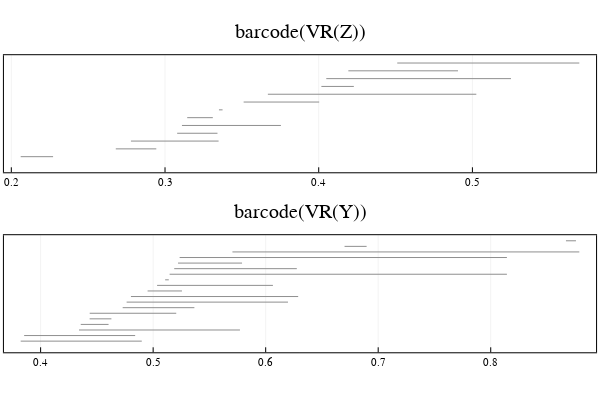

The code cell stored with this chart in its notebook:
### Markdown cell above
# 1. Quick start for extension method comparing two VR barcodes

### Code cell
# generate random point cloud
P = rand(3, 50)

# compute two different distance matrices
D_Z = pairwise(Euclidean(), P, dims = 2)
D_Y = pairwise(Cityblock(), P, dims = 2)

# run Eirene 
C_Z = eirene(D_Z, record = "all")
C_Y = eirene(D_Y, record = "all")

# plot barcodes
barcode_Z = barcode(C_Z, dim = 1)
barcode_Y = barcode(C_Y, dim = 1)
p1 = plot_barcode(barcode_Z, title = "barcode(VR(Z))")
p2 = plot_barcode(barcode_Y, title = "barcode(VR(Y))")
plot(p1, p2, layout = grid(2,1))

### Figure 1 — Plotly figure (JSON) as saved in the notebook; plotly's stock layout.template omitted (floating-point values rounded to 4 significant figures)
{"data": [{"colorbar": {"title": ""}, "hoverinfo": "text", "legendgroup": "y1", "line": {"color": "rgba(143, 143, 143, 1.000)", "dash": "solid", "shape": "linear", "width": 1}, "mode": "lines", "name": "y1", "showlegend": true, "text": ["class 1", "class 1"], "type": "scatter", "x": [0.2061, 0.2272], "xaxis": "x1", "y": [1, 1], "yaxis": "y1", "zmax": null, "zmin": null}, {"colorbar": {"title": ""}, "hoverinfo": "text", "legendgroup": "y2", "line": {"color": "rgba(143, 143, 143, 1.000)", "dash": "solid", "shape": "linear", "width": 1}, "mode": "lines", "name": "y2", "showlegend": true, "text": ["class 4", "class 4"], "type": "scatter", "x": [0.268, 0.2943], "xaxis": "x1", "y": [2, 2], "yaxis": "y1", "zmax": null, "zmin": null}, {"colorbar": {"title": ""}, "hoverinfo": "text", "legendgroup": "y3", "line": {"color": "rgba(143, 143, 143, 1.000)", "dash": "solid", "shape": "linear", "width": 1}, "mode": "lines", "name": "y3", "showlegend": true, "text": ["class 5", "class 5"], "type": "scatter", "x": [0.2778, 0.3349], "xaxis": "x1", "y": [3, 3], "yaxis": "y1", "zmax": null, "zmin": null}, {"colorbar": {"title": ""}, "hoverinfo": "text", "legendgroup": "y4", "line": {"color": "rgba(143, 143, 143, 1.000)", "dash": "solid", "shape": "linear", "width": 1}, "mode": "lines", "name": "y4", "showlegend": true, "text": ["class 6", "class 6"], "type": "scatter", "x": [0.3079, 0.3341], "xaxis": "x1", "y": [4, 4], "yaxis": "y1", "zmax": null, "zmin": null}, {"colorbar": {"title": ""}, "hoverinfo": "text", "legendgroup": "y5", "line": {"color": "rgba(143, 143, 143, 1.000)", "dash": "solid", "shape": "linear", "width": 1}, "mode": "lines", "name": "y5", "showlegend": true, "text": ["class 7", "class 7"], "type": "scatter", "x": [0.311, 0.3754], "xaxis": "x1", "y": [5, 5], "yaxis": "y1", "zmax": null, "zmin": null}, {"colorbar": {"title": ""}, "hoverinfo": "text", "legendgroup": "y6", "line": {"color": "rgba(143, 143, 143, 1.000)", "dash": "solid", "shape": "linear", "width": 1}, "mode": "lines", "name": "y6", "showlegend": true, "text": ["class 2", "class 2"], "type": "scatter", "x": [0.3144, 0.3311], "xaxis": "x1", "y": [6, 6], "yaxis": "y1", "zmax": null, "zmin": null}, {"colorbar": {"title": ""}, "hoverinfo": "text", "legendgroup": "y7", "line": {"color": "rgba(143, 143, 143, 1.000)", "dash": "solid", "shape": "linear", "width": 1}, "mode": "lines", "name": "y7", "showlegend": true, "text": ["class 3", "class 3"], "type": "scatter", "x": [0.3351, 0.3374], "xaxis": "x1", "y": [7, 7], "yaxis": "y1", "zmax": null, "zmin": null}, {"colorbar": {"title": ""}, "hoverinfo": "text", "legendgroup": "y8", "line": {"color": "rgba(143, 143, 143, 1.000)", "dash": "solid", "shape": "linear", "width": 1}, "mode": "lines", "name": "y8", "showlegend": true, "text": ["class 8", "class 8"], "type": "scatter", "x": [0.3511, 0.4003], "xaxis": "x1", "y": [8, 8], "yaxis": "y1", "zmax": null, "zmin": null}, {"colorbar": {"title": ""}, "hoverinfo": "text", "legendgroup": "y9", "line": {"color": "rgba(143, 143, 143, 1.000)", "dash": "solid", "shape": "linear", "width": 1}, "mode": "lines", "name": "y9", "showlegend": true, "text": ["class 12", "class 12"], "type": "scatter", "x": [0.3669, 0.5025], "xaxis": "x1", "y": [9, 9], "yaxis": "y1", "zmax": null, "zmin": null}, {"colorbar": {"title": ""}, "hoverinfo": "text", "legendgroup": "y10", "line": {"color": "rgba(143, 143, 143, 1.000)", "dash": "solid", "shape": "linear", "width": 1}, "mode": "lines", "name": "y10", "showlegend": true, "text": ["class 9", "class 9"], "type": "scatter", "x": [0.4017, 0.4229], "xaxis": "x1", "y": [10, 10], "yaxis": "y1", "zmax": null, "zmin": null}, {"colorbar": {"title": ""}, "hoverinfo": "text", "legendgroup": "y11", "line": {"color": "rgba(143, 143, 143, 1.000)", "dash": "solid", "shape": "linear", "width": 1}, "mode": "lines", "name": "y11", "showlegend": true, "text": ["class 13", "class 13"], "type": "scatter", "x": [0.4049, 0.5251], "xaxis": "x1", "y": [11, 11], "yaxis": "y1", "zmax": null, "zmin": null}, {"colorbar": {"title": ""}, "hoverinfo": "text", "legendgroup": "y12", "line": {"color": "rgba(143, 143, 143, 1.000)", "dash": "solid", "shape": "linear", "width": 1}, "mode": "lines", "name": "y12", "showlegend": true, "text": ["class 10", "class 10"], "type": "scatter", "x": [0.4193, 0.4906], "xaxis": "x1", "y": [12, 12], "yaxis": "y1", "zmax": null, "zmin": null}, {"colorbar": {"title": ""}, "hoverinfo": "text", "legendgroup": "y13", "line": {"color": "rgba(143, 143, 143, 1.000)", "dash": "solid", "shape": "linear", "width": 1}, "mode": "lines", "name": "y13", "showlegend": true, "text": ["class 11", "class 11"], "type": "scatter", "x": [0.4511, 0.5695], "xaxis": "x1", "y": [13, 13], "yaxis": "y1", "zmax": null, "zmin": null}, {"colorbar": {"title": ""}, "hoverinfo": "text", "legendgroup": "y1", "line": {"color": "rgba(143, 143, 143, 1.000)", "dash": "solid", "shape": "linear", "width": 1}, "mode": "lines", "name": "y1", "showlegend": true, "text": ["class 1", "class 1"], "type": "scatter", "x": [0.3823, 0.4899], "xaxis": "x2", "y": [1, 1], "yaxis": "y2", "zmax": null, "zmin": null}, {"colorbar": {"title": ""}, "hoverinfo": "text", "legendgroup": "y2", "line": {"color": "rgba(143, 143, 143, 1.000)", "dash": "solid", "shape": "linear", "width": 1}, "mode": "lines", "name": "y2", "showlegend": true, "text": ["class 8", "class 8"], "type": "scatter", "x": [0.3854, 0.484], "xaxis": "x2", "y": [2, 2], "yaxis": "y2", "zmax": null, "zmin": null}, {"colorbar": {"title": ""}, "hoverinfo": "text", "legendgroup": "y3", "line": {"color": "rgba(143, 143, 143, 1.000)", "dash": "solid", "shape": "linear", "width": 1}, "mode": "lines", "name": "y3", "showlegend": true, "text": ["class 9", "class 9"], "type": "scatter", "x": [0.4341, 0.5771], "xaxis": "x2", "y": [3, 3], "yaxis": "y2", "zmax": null, "zmin": null}, {"colorbar": {"title": ""}, "hoverinfo": "text", "legendgroup": "y4", "line": {"color": "rgba(143, 143, 143, 1.000)", "dash": "solid", "shape": "linear", "width": 1}, "mode": "lines", "name": "y4", "showlegend": true, "text": ["class 10", "class 10"], "type": "scatter", "x": [0.4357, 0.4604], "xaxis": "x2", "y": [4, 4], "yaxis": "y2", "zmax": null, "zmin": null}, {"colorbar": {"title": ""}, "hoverinfo": "text", "legendgroup": "y5", "line": {"color": "rgba(143, 143, 143, 1.000)", "dash": "solid", "shape": "linear", "width": 1}, "mode": "lines", "name": "y5", "showlegend": true, "text": ["class 2", "class 2"], "type": "scatter", "x": [0.4436, 0.4629], "xaxis": "x2", "y": [5, 5], "yaxis": "y2", "zmax": null, "zmin": null}, {"colorbar": {"title": ""}, "hoverinfo": "text", "legendgroup": "y6", "line": {"color": "rgba(143, 143, 143, 1.000)", "dash": "solid", "shape": "linear", "width": 1}, "mode": "lines", "name": "y6", "showlegend": true, "text": ["class 3", "class 3"], "type": "scatter", "x": [0.4436, 0.5205], "xaxis": "x2", "y": [6, 6], "yaxis": "y2", "zmax": null, "zmin": null}, {"colorbar": {"title": ""}, "hoverinfo": "text", "legendgroup": "y7", "line": {"color": "rgba(143, 143, 143, 1.000)", "dash": "solid", "shape": "linear", "width": 1}, "mode": "lines", "name": "y7", "showlegend": true, "text": ["class 18", "class 18"], "type": "scatter", "x": [0.4729, 0.5366], "xaxis": "x2", "y": [7, 7], "yaxis": "y2", "zmax": null, "zmin": null}, {"colorbar": {"title": ""}, "hoverinfo": "text", "legendgroup": "y8", "line": {"color": "rgba(143, 143, 143, 1.000)", "dash": "solid", "shape": "linear", "width": 1}, "mode": "lines", "name": "y8", "showlegend": true, "text": ["class 19", "class 19"], "type": "scatter", "x": [0.4764, 0.6198], "xaxis": "x2", "y": [8, 8], "yaxis": "y2", "zmax": null, "zmin": null}, {"colorbar": {"title": ""}, "hoverinfo": "text", "legendgroup": "y9", "line": {"color": "rgba(143, 143, 143, 1.000)", "dash": "solid", "shape": "linear", "width": 1}, "mode": "lines", "name": "y9", "showlegend": true, "text": ["class 4", "class 4"], "type": "scatter", "x": [0.4803, 0.6289], "xaxis": "x2", "y": [9, 9], "yaxis": "y2", "zmax": null, "zmin": null}, {"colorbar": {"title": ""}, "hoverinfo": "text", "legendgroup": "y10", "line": {"color": "rgba(143, 143, 143, 1.000)", "dash": "solid", "shape": "linear", "width": 1}, "mode": "lines", "name": "y10", "showlegend": true, "text": ["class 11", "class 11"], "type": "scatter", "x": [0.4951, 0.5256], "xaxis": "x2", "y": [10, 10], "yaxis": "y2", "zmax": null, "zmin": null}, {"colorbar": {"title": ""}, "hoverinfo": "text", "legendgroup": "y11", "line": {"color": "rgba(143, 143, 143, 1.000)", "dash": "solid", "shape": "linear", "width": 1}, "mode": "lines", "name": "y11", "showlegend": true, "text": ["class 12", "class 12"], "type": "scatter", "x": [0.5035, 0.6064], "xaxis": "x2", "y": [11, 11], "yaxis": "y2", "zmax": null, "zmin": null}, {"colorbar": {"title": ""}, "hoverinfo": "text", "legendgroup": "y12", "line": {"color": "rgba(143, 143, 143, 1.000)", "dash": "solid", "shape": "linear", "width": 1}, "mode": "lines", "name": "y12", "showlegend": true, "text": ["class 13", "class 13"], "type": "scatter", "x": [0.5107, 0.5139], "xaxis": "x2", "y": [12, 12], "yaxis": "y2", "zmax": null, "zmin": null}, {"colorbar": {"title": ""}, "hoverinfo": "text", "legendgroup": "y13", "line": {"color": "rgba(143, 143, 143, 1.000)", "dash": "solid", "shape": "linear", "width": 1}, "mode": "lines", "name": "y13", "showlegend": true, "text": ["class 14", "class 14"], "type": "scatter", "x": [0.5146, 0.8144], "xaxis": "x2", "y": [13, 13], "yaxis": "y2", "zmax": null, "zmin": null}, {"colorbar": {"title": ""}, "hoverinfo": "text", "legendgroup": "y14", "line": {"color": "rgba(143, 143, 143, 1.000)", "dash": "solid", "shape": "linear", "width": 1}, "mode": "lines", "name": "y14", "showlegend": true, "text": ["class 15", "class 15"], "type": "scatter", "x": [0.5187, 0.6277], "xaxis": "x2", "y": [14, 14], "yaxis": "y2", "zmax": null, "zmin": null}, {"colorbar": {"title": ""}, "hoverinfo": "text", "legendgroup": "y15", "line": {"color": "rgba(143, 143, 143, 1.000)", "dash": "solid", "shape": "linear", "width": 1}, "mode": "lines", "name": "y15", "showlegend": true, "text": ["class 5", "class 5"], "type": "scatter", "x": [0.5221, 0.579], "xaxis": "x2", "y": [15, 15], "yaxis": "y2", "zmax": null, "zmin": null}, {"colorbar": {"title": ""}, "hoverinfo": "text", "legendgroup": "y16", "line": {"color": "rgba(143, 143, 143, 1.000)", "dash": "solid", "shape": "linear", "width": 1}, "mode": "lines", "name": "y16", "showlegend": true, "text": ["class 16", "class 16"], "type": "scatter", "x": [0.5235, 0.8144], "xaxis": "x2", "y": [16, 16], "yaxis": "y2", "zmax": null, "zmin": null}, {"colorbar": {"title": ""}, "hoverinfo": "text", "legendgroup": "y17", "line": {"color": "rgba(143, 143, 143, 1.000)", "dash": "solid", "shape": "linear", "width": 1}, "mode": "lines", "name": "y17", "showlegend": true, "text": ["class 17", "class 17"], "type": "scatter", "x": [0.5705, 0.8787], "xaxis": "x2", "y": [17, 17], "yaxis": "y2", "zmax": null, "zmin": null}, {"colorbar": {"title": ""}, "hoverinfo": "text", "legendgroup": "y18", "line": {"color": "rgba(143, 143, 143, 1.000)", "dash": "solid", "shape": "linear", "width": 1}, "mode": "lines", "name": "y18", "showlegend": true, "text": ["class 6", "class 6"], "type": "scatter", "x": [0.6701, 0.6897], "xaxis": "x2", "y": [18, 18], "yaxis": "y2", "zmax": null, "zmin": null}, {"colorbar": {"title": ""}, "hoverinfo": "text", "legendgroup": "y19", "line": {"color": "rgba(143, 143, 143, 1.000)", "dash": "solid", "shape": "linear", "width": 1}, "mode": "lines", "name": "y19", "showlegend": true, "text": ["class 7", "class 7"], "type": "scatter", "x": [0.8668, 0.8758], "xaxis": "x2", "y": [19, 19], "yaxis": "y2", "zmax": null, "zmin": null}], "layout": {"annotations": [{"font": {"color": "rgba(0, 0, 0, 1.000)", "family": "sans-serif", "size": 20}, "rotation": 0, "showarrow": false, "text": "barcode(VR(Z))", "x": 0.5, "xanchor": "center", "xref": "paper", "y": 1, "yanchor": "top", "yref": "paper"}, {"font": {"color": "rgba(0, 0, 0, 1.000)", "family": "sans-serif", "size": 20}, "rotation": 0, "showarrow": false, "text": "barcode(VR(Y))", "x": 0.5, "xanchor": "center", "xref": "paper", "y": 0.5, "yanchor": "top", "yref": "paper"}], "height": 400, "margin": {"b": 20, "l": 0, "r": 0, "t": 20}, "paper_bgcolor": "rgba(255, 255, 255, 1.000)", "plot_bgcolor": "rgba(255, 255, 255, 1.000)", "showlegend": false, "width": 600, "xaxis1": {"anchor": "y1", "domain": [0.006562, 0.9934], "gridcolor": "rgba(0, 0, 0, 0.100)", "gridwidth": 0.5, "linecolor": "rgba(0, 0, 0, 1.000)", "mirror": true, "range": [0.1952, 0.5804], "showgrid": true, "showline": true, "showticklabels": true, "tickangle": 0, "tickcolor": "rgb(0, 0, 0)", "tickfont": {"color": "rgba(0, 0, 0, 1.000)", "family": "sans-serif", "size": 11}, "tickmode": "array", "ticks": "inside", "ticktext": ["0.2", "0.3", "0.4", "0.5"], "tickvals": [0.2, 0.3, 0.4, 0.5], "title": "", "titlefont": {"color": "rgba(0, 0, 0, 1.000)", "family": "sans-serif", "size": 15}, "type": "-", "visible": true, "zeroline": false, "zerolinecolor": "rgba(0, 0, 0, 1.000)"}, "xaxis2": {"anchor": "y2", "domain": [0.006562, 0.9934], "gridcolor": "rgba(0, 0, 0, 0.100)", "gridwidth": 0.5, "linecolor": "rgba(0, 0, 0, 1.000)", "mirror": true, "range": [0.3674, 0.8936], "showgrid": true, "showline": true, "showticklabels": true, "tickangle": 0, "tickcolor": "rgb(0, 0, 0)", "tickfont": {"color": "rgba(0, 0, 0, 1.000)", "family": "sans-serif", "size": 11}, "tickmode": "array", "ticks": "inside", "ticktext": ["0.4", "0.5", "0.6", "0.7", "0.8"], "tickvals": [0.4, 0.5, 0.6, 0.7, 0.8], "title": "", "titlefont": {"color": "rgba(0, 0, 0, 1.000)", "family": "sans-serif", "size": 15}, "type": "-", "visible": true, "zeroline": false, "zerolinecolor": "rgba(0, 0, 0, 1.000)"}, "yaxis1": {"anchor": "x1", "domain": [0.577, 0.9022], "gridcolor": "rgba(0, 0, 0, 0.100)", "gridwidth": 0.5, "linecolor": "rgba(0, 0, 0, 1.000)", "mirror": true, "range": [-1, 14], "showgrid": true, "showline": true, "showticklabels": true, "tickangle": 0, "tickcolor": "rgb(0, 0, 0)", "tickfont": {"color": "rgba(0, 0, 0, 1.000)", "family": "sans-serif", "size": 11}, "tickmode": "array", "ticks": "inside", "ticktext": [], "tickvals": [], "title": "", "titlefont": {"color": "rgba(0, 0, 0, 1.000)", "family": "sans-serif", "size": 15}, "type": "-", "visible": true, "zeroline": false, "zerolinecolor": "rgba(0, 0, 0, 1.000)"}, "yaxis2": {"anchor": "x2", "domain": [0.07699, 0.4022], "gridcolor": "rgba(0, 0, 0, 0.100)", "gridwidth": 0.5, "linecolor": "rgba(0, 0, 0, 1.000)", "mirror": true, "range": [-1, 20], "showgrid": true, "showline": true, "showticklabels": true, "tickangle": 0, "tickcolor": "rgb(0, 0, 0)", "tickfont": {"color": "rgba(0, 0, 0, 1.000)", "family": "sans-serif", "size": 11}, "tickmode": "array", "ticks": "inside", "ticktext": [], "tickvals": [], "title": "", "titlefont": {"color": "rgba(0, 0, 0, 1.000)", "family": "sans-serif", "size": 15}, "type": "-", "visible": true, "zeroline": false, "zerolinecolor": "rgba(0, 0, 0, 1.000)"}}}
